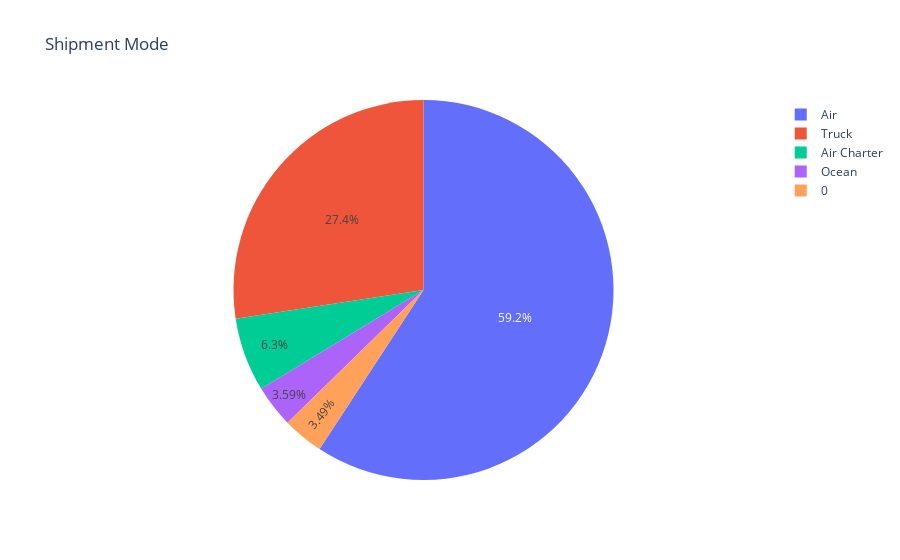

This figure's notebook cell:
### Code cell
ShippingMode = DataSet["Shipment Mode"].value_counts()
labels = (np.array(ShippingMode.index))
sizes = (np.array((ShippingMode / ShippingMode.sum())*100))

trace = go.Pie(labels=labels, values=sizes)
layout = go.Layout(title="Shipment Mode")
dat = [trace]
fig = go.Figure(data=dat, layout=layout)
py.iplot(fig, filename="Shipment Mode")

### Figure 1 — Plotly figure (JSON) as saved in the notebook; plotly's stock layout.template omitted (floating-point values rounded to 4 significant figures)
{"data": [{"labels": ["Air", "Truck", "Air Charter", "Ocean", 0], "values": [59.21, 27.41, 6.296, 3.594, 3.487], "type": "pie"}], "layout": {"title": {"text": "Shipment Mode"}}}
